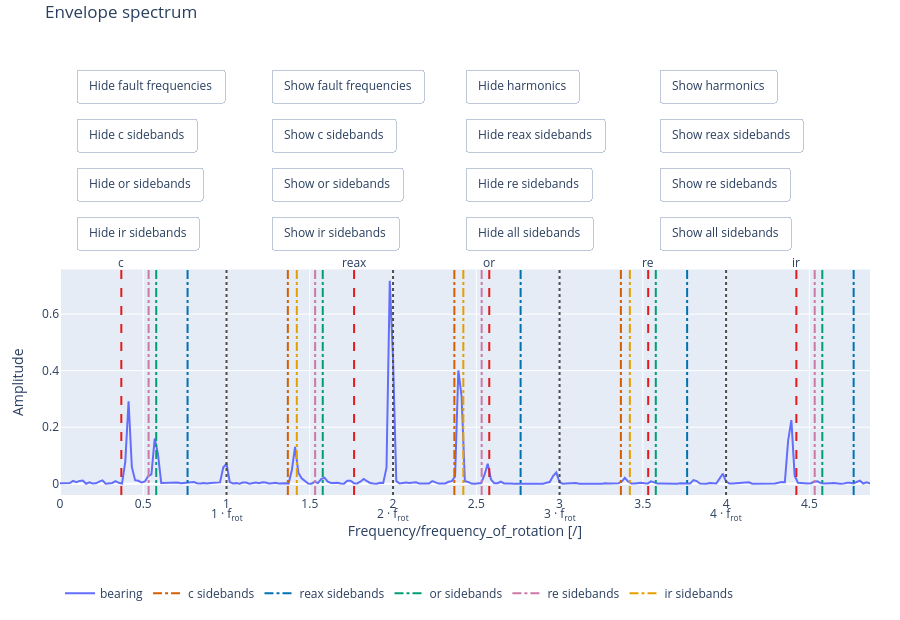

The notebook cell saved with this chart:
### Markdown cell above
![envelope_spectrum](https://raw.githubusercontent.com/ladisk/pyBearing/main/images/envelope_spectrum.png)

## Show bands / harmonics on envelope spectrum

It is also possible to add harmonics / sidebands vlines to the plot using methods `plot_harmonics` and `plot_bands`. Buttons provide interactivity with plot to determine why some of the components in the spectrum exists.

### Code cell
figure = plot_envelope_spectrum(freq, Pxx_envelope, frequency_of_rotation, fault_frequencies, normalise=normalise)
figure = plot_harmonics(figure, frequency_of_rotation, 5, normalise=normalise)
figure = plot_bands(figure, frequency_of_rotation, fault_frequencies, 3, normalise=normalise)
figure.show()

### Figure 1 — Plotly figure (JSON) as saved in the notebook; plotly's stock layout.template omitted (floating-point values rounded to 4 significant figures; data arrays with more than 128 entries replaced by an {"elided": "..."} marker saying what was removed)
{"data": [{"mode": "lines", "name": "bearing", "type": "scatter", "x": {"elided": "32001 float values"}, "y": {"elided": "32001 float values"}}, {"hoverinfo": "skip", "legendgroup": "f_cage sidebands", "line": {"color": "#d55e00", "dash": "dashdot"}, "mode": "lines", "name": "c sidebands", "type": "scatter", "x": [null], "y": [null]}, {"hoverinfo": "skip", "legendgroup": "f_rolling_element_about_axis sidebands", "line": {"color": "#0072b2", "dash": "dashdot"}, "mode": "lines", "name": "reax sidebands", "type": "scatter", "x": [null], "y": [null]}, {"hoverinfo": "skip", "legendgroup": "f_outer_ring sidebands", "line": {"color": "#009e73", "dash": "dashdot"}, "mode": "lines", "name": "or sidebands", "type": "scatter", "x": [null], "y": [null]}, {"hoverinfo": "skip", "legendgroup": "f_rolling_element sidebands", "line": {"color": "#cc79a7", "dash": "dashdot"}, "mode": "lines", "name": "re sidebands", "type": "scatter", "x": [null], "y": [null]}, {"hoverinfo": "skip", "legendgroup": "f_inner_ring sidebands", "line": {"color": "#e69f00", "dash": "dashdot"}, "mode": "lines", "name": "ir sidebands", "type": "scatter", "x": [null], "y": [null]}], "layout": {"annotations": [{"showarrow": false, "text": "c", "x": 0.3683, "xref": "x", "y": 0.5, "yref": "paper", "yshift": 0}, {"showarrow": false, "text": "reax", "x": 1.766, "xref": "x", "y": 0.5, "yref": "paper", "yshift": 0}, {"showarrow": false, "text": "or", "x": 2.578, "xref": "x", "y": 0.5, "yref": "paper", "yshift": 0}, {"showarrow": false, "text": "re", "x": 3.532, "xref": "x", "y": 0.5, "yref": "paper", "yshift": 0}, {"showarrow": false, "text": "ir", "x": 4.422, "xref": "x", "y": 0.5, "yref": "paper", "yshift": 0}, {"showarrow": false, "text": "1 · f<sub>rot</sub>", "x": 1, "xref": "x", "y": 0, "yref": "paper", "yshift": -30}, {"showarrow": false, "text": "2 · f<sub>rot</sub>", "x": 2, "xref": "x", "y": 0, "yref": "paper", "yshift": -30}, {"showarrow": false, "text": "3 · f<sub>rot</sub>", "x": 3, "xref": "x", "y": 0, "yref": "paper", "yshift": -30}, {"showarrow": false, "text": "4 · f<sub>rot</sub>", "x": 4, "xref": "x", "y": 0, "yref": "paper", "yshift": -30}, {"showarrow": false, "text": "5 · f<sub>rot</sub>", "x": 5, "xref": "x", "y": 0, "yref": "paper", "yshift": -30}], "height": 620, "legend": {"orientation": "h", "x": 0, "xanchor": "left", "y": -0.18, "yanchor": "top"}, "margin": {"b": 95, "l": 60, "r": 30, "t": 30}, "meta": {"normalise": true}, "shapes": [{"line": {"color": "#e41a1c", "dash": "dash"}, "type": "line", "x0": 0.3683, "x1": 0.3683, "xref": "x", "y0": 0, "y1": 1, "yref": "y domain"}, {"line": {"color": "#e41a1c", "dash": "dash"}, "type": "line", "x0": 1.766, "x1": 1.766, "xref": "x", "y0": 0, "y1": 1, "yref": "y domain"}, {"line": {"color": "#e41a1c", "dash": "dash"}, "type": "line", "x0": 2.578, "x1": 2.578, "xref": "x", "y0": 0, "y1": 1, "yref": "y domain"}, {"line": {"color": "#e41a1c", "dash": "dash"}, "type": "line", "x0": 3.532, "x1": 3.532, "xref": "x", "y0": 0, "y1": 1, "yref": "y domain"}, {"line": {"color": "#e41a1c", "dash": "dash"}, "type": "line", "x0": 4.422, "x1": 4.422, "xref": "x", "y0": 0, "y1": 1, "yref": "y domain"}, {"line": {"color": "#4d4d4d", "dash": "dot"}, "type": "line", "x0": 1, "x1": 1, "xref": "x", "y0": 0, "y1": 1, "yref": "y domain"}, {"line": {"color": "#4d4d4d", "dash": "dot"}, "type": "line", "x0": 2, "x1": 2, "xref": "x", "y0": 0, "y1": 1, "yref": "y domain"}, {"line": {"color": "#4d4d4d", "dash": "dot"}, "type": "line", "x0": 3, "x1": 3, "xref": "x", "y0": 0, "y1": 1, "yref": "y domain"}, {"line": {"color": "#4d4d4d", "dash": "dot"}, "type": "line", "x0": 4, "x1": 4, "xref": "x", "y0": 0, "y1": 1, "yref": "y domain"}, {"line": {"color": "#4d4d4d", "dash": "dot"}, "type": "line", "x0": 5, "x1": 5, "xref": "x", "y0": 0, "y1": 1, "yref": "y domain"}, {"line": {"color": "#d55e00", "dash": "dashdot"}, "type": "line", "x0": 1.368, "x1": 1.368, "xref": "x", "y0": 0, "y1": 1, "yref": "y domain"}, {"line": {"color": "#d55e00", "dash": "dashdot"}, "type": "line", "x0": 2.368, "x1": 2.368, "xref": "x", "y0": 0, "y1": 1, "yref": "y domain"}, {"line": {"color": "#d55e00", "dash": "dashdot"}, "type": "line", "x0": 3.368, "x1": 3.368, "xref": "x", "y0": 0, "y1": 1, "yref": "y domain"}, {"line": {"color": "#0072b2", "dash": "dashdot"}, "type": "line", "x0": 0.7661, "x1": 0.7661, "xref": "x", "y0": 0, "y1": 1, "yref": "y domain"}, {"line": {"color": "#0072b2", "dash": "dashdot"}, "type": "line", "x0": 2.766, "x1": 2.766, "xref": "x", "y0": 0, "y1": 1, "yref": "y domain"}, {"line": {"color": "#0072b2", "dash": "dashdot"}, "type": "line", "x0": 3.766, "x1": 3.766, "xref": "x", "y0": 0, "y1": 1, "yref": "y domain"}, {"line": {"color": "#0072b2", "dash": "dashdot"}, "type": "line", "x0": 4.766, "x1": 4.766, "xref": "x", "y0": 0, "y1": 1, "yref": "y domain"}, {"line": {"color": "#009e73", "dash": "dashdot"}, "type": "line", "x0": 1.578, "x1": 1.578, "xref": "x", "y0": 0, "y1": 1, "yref": "y domain"}, {"line": {"color": "#009e73", "dash": "dashdot"}, "type": "line", "x0": 3.578, "x1": 3.578, "xref": "x", "y0": 0, "y1": 1, "yref": "y domain"}, {"line": {"color": "#009e73", "dash": "dashdot"}, "type": "line", "x0": 0.5779, "x1": 0.5779, "xref": "x", "y0": 0, "y1": 1, "yref": "y domain"}, {"line": {"color": "#009e73", "dash": "dashdot"}, "type": "line", "x0": 4.578, "x1": 4.578, "xref": "x", "y0": 0, "y1": 1, "yref": "y domain"}, {"line": {"color": "#009e73", "dash": "dashdot"}, "type": "line", "x0": 5.578, "x1": 5.578, "xref": "x", "y0": 0, "y1": 1, "yref": "y domain"}, {"line": {"color": "#cc79a7", "dash": "dashdot"}, "type": "line", "x0": 2.532, "x1": 2.532, "xref": "x", "y0": 0, "y1": 1, "yref": "y domain"}, {"line": {"color": "#cc79a7", "dash": "dashdot"}, "type": "line", "x0": 4.532, "x1": 4.532, "xref": "x", "y0": 0, "y1": 1, "yref": "y domain"}, {"line": {"color": "#cc79a7", "dash": "dashdot"}, "type": "line", "x0": 1.532, "x1": 1.532, "xref": "x", "y0": 0, "y1": 1, "yref": "y domain"}, {"line": {"color": "#cc79a7", "dash": "dashdot"}, "type": "line", "x0": 5.532, "x1": 5.532, "xref": "x", "y0": 0, "y1": 1, "yref": "y domain"}, {"line": {"color": "#cc79a7", "dash": "dashdot"}, "type": "line", "x0": 0.5322, "x1": 0.5322, "xref": "x", "y0": 0, "y1": 1, "yref": "y domain"}, {"line": {"color": "#cc79a7", "dash": "dashdot"}, "type": "line", "x0": 6.532, "x1": 6.532, "xref": "x", "y0": 0, "y1": 1, "yref": "y domain"}, {"line": {"color": "#e69f00", "dash": "dashdot"}, "type": "line", "x0": 3.422, "x1": 3.422, "xref": "x", "y0": 0, "y1": 1, "yref": "y domain"}, {"line": {"color": "#e69f00", "dash": "dashdot"}, "type": "line", "x0": 5.422, "x1": 5.422, "xref": "x", "y0": 0, "y1": 1, "yref": "y domain"}, {"line": {"color": "#e69f00", "dash": "dashdot"}, "type": "line", "x0": 2.422, "x1": 2.422, "xref": "x", "y0": 0, "y1": 1, "yref": "y domain"}, {"line": {"color": "#e69f00", "dash": "dashdot"}, "type": "line", "x0": 6.422, "x1": 6.422, "xref": "x", "y0": 0, "y1": 1, "yref": "y domain"}, {"line": {"color": "#e69f00", "dash": "dashdot"}, "type": "line", "x0": 1.422, "x1": 1.422, "xref": "x", "y0": 0, "y1": 1, "yref": "y domain"}, {"line": {"color": "#e69f00", "dash": "dashdot"}, "type": "line", "x0": 7.422, "x1": 7.422, "xref": "x", "y0": 0, "y1": 1, "yref": "y domain"}], "title": {"text": "Envelope spectrum", "y": 0.99, "yanchor": "top"}, "updatemenus": [{"buttons": [{"args": [{"annotations[0].visible": false, "annotations[1].visible": false, "annotations[2].visible": false, "annotations[3].visible": false, "annotations[4].visible": false, "shapes[0].visible": false, "shapes[1].visible": false, "shapes[2].visible": false, "shapes[3].visible": false, "shapes[4].visible": false}], "label": "Hide fault frequencies", "method": "relayout"}], "direction": "right", "pad": {"b": 2, "r": 10, "t": 2}, "showactive": false, "type": "buttons", "x": 0.02, "xanchor": "left", "y": 0.92, "yanchor": "top"}, {"buttons": [{"args": [{"annotations[0].visible": true, "annotations[1].visible": true, "annotations[2].visible": true, "annotations[3].visible": true, "annotations[4].visible": true, "shapes[0].visible": true, "shapes[1].visible": true, "shapes[2].visible": true, "shapes[3].visible": true, "shapes[4].visible": true}], "label": "Show fault frequencies", "method": "relayout"}], "direction": "right", "pad": {"b": 2, "r": 10, "t": 2}, "showactive": false, "type": "buttons", "x": 0.26, "xanchor": "left", "y": 0.92, "yanchor": "top"}, {"buttons": [{"args": [{"annotations[5].visible": false, "annotations[6].visible": false, "annotations[7].visible": false, "annotations[8].visible": false, "annotations[9].visible": false, "shapes[5].visible": false, "shapes[6].visible": false, "shapes[7].visible": false, "shapes[8].visible": false, "shapes[9].visible": false}], "label": "Hide harmonics", "method": "relayout"}], "direction": "right", "pad": {"b": 2, "r": 10, "t": 2}, "showactive": false, "type": "buttons", "x": 0.5, "xanchor": "left", "y": 0.92, "yanchor": "top"}, {"buttons": [{"args": [{"annotations[5].visible": true, "annotations[6].visible": true, "annotations[7].visible": true, "annotations[8].visible": true, "annotations[9].visible": true, "shapes[5].visible": true, "shapes[6].visible": true, "shapes[7].visible": true, "shapes[8].visible": true, "shapes[9].visible": true}], "label": "Show harmonics", "method": "relayout"}], "direction": "right", "pad": {"b": 2, "r": 10, "t": 2}, "showactive": false, "type": "buttons", "x": 0.74, "xanchor": "left", "y": 0.92, "yanchor": "top"}, {"buttons": [{"args": [{"shapes[10].visible": false, "shapes[11].visible": false, "shapes[12].visible": false}], "label": "Hide c sidebands", "method": "relayout"}], "direction": "right", "pad": {"b": 2, "r": 10, "t": 2}, "showactive": false, "type": "buttons", "x": 0.02, "xanchor": "left", "y": 0.815, "yanchor": "top"}, {"buttons": [{"args": [{"shapes[10].visible": true, "shapes[11].visible": true, "shapes[12].visible": true}], "label": "Show c sidebands", "method": "relayout"}], "direction": "right", "pad": {"b": 2, "r": 10, "t": 2}, "showactive": false, "type": "buttons", "x": 0.26, "xanchor": "left", "y": 0.815, "yanchor": "top"}, {"buttons": [{"args": [{"shapes[13].visible": false, "shapes[14].visible": false, "shapes[15].visible": false, "shapes[16].visible": false}], "label": "Hide reax sidebands", "method": "relayout"}], "direction": "right", "pad": {"b": 2, "r": 10, "t": 2}, "showactive": false, "type": "buttons", "x": 0.5, "xanchor": "left", "y": 0.815, "yanchor": "top"}, {"buttons": [{"args": [{"shapes[13].visible": true, "shapes[14].visible": true, "shapes[15].visible": true, "shapes[16].visible": true}], "label": "Show reax sidebands", "method": "relayout"}], "direction": "right", "pad": {"b": 2, "r": 10, "t": 2}, "showactive": false, "type": "buttons", "x": 0.74, "xanchor": "left", "y": 0.815, "yanchor": "top"}, {"buttons": [{"args": [{"shapes[17].visible": false, "shapes[18].visible": false, "shapes[19].visible": false, "shapes[20].visible": false, "shapes[21].visible": false}], "label": "Hide or sidebands", "method": "relayout"}], "direction": "right", "pad": {"b": 2, "r": 10, "t": 2}, "showactive": false, "type": "buttons", "x": 0.02, "xanchor": "left", "y": 0.71, "yanchor": "top"}, {"buttons": [{"args": [{"shapes[17].visible": true, "shapes[18].visible": true, "shapes[19].visible": true, "shapes[20].visible": true, "shapes[21].visible": true}], "label": "Show or sidebands", "method": "relayout"}], "direction": "right", "pad": {"b": 2, "r": 10, "t": 2}, "showactive": false, "type": "buttons", "x": 0.26, "xanchor": "left", "y": 0.71, "yanchor": "top"}, {"buttons": [{"args": [{"shapes[22].visible": false, "shapes[23].visible": false, "shapes[24].visible": false, "shapes[25].visible": false, "shapes[26].visible": false, "shapes[27].visible": false}], "label": "Hide re sidebands", "method": "relayout"}], "direction": "right", "pad": {"b": 2, "r": 10, "t": 2}, "showactive": false, "type": "buttons", "x": 0.5, "xanchor": "left", "y": 0.71, "yanchor": "top"}, {"buttons": [{"args": [{"shapes[22].visible": true, "shapes[23].visible": true, "shapes[24].visible": true, "shapes[25].visible": true, "shapes[26].visible": true, "shapes[27].visible": true}], "label": "Show re sidebands", "method": "relayout"}], "direction": "right", "pad": {"b": 2, "r": 10, "t": 2}, "showactive": false, "type": "buttons", "x": 0.74, "xanchor": "left", "y": 0.71, "yanchor": "top"}, {"buttons": [{"args": [{"shapes[28].visible": false, "shapes[29].visible": false, "shapes[30].visible": false, "shapes[31].visible": false, "shapes[32].visible": false, "shapes[33].visible": false}], "label": "Hide ir sidebands", "method": "relayout"}], "direction": "right", "pad": {"b": 2, "r": 10, "t": 2}, "showactive": false, "type": "buttons", "x": 0.02, "xanchor": "left", "y": 0.605, "yanchor": "top"}, {"buttons": [{"args": [{"shapes[28].visible": true, "shapes[29].visible": true, "shapes[30].visible": true, "shapes[31].visible": true, "shapes[32].visible": true, "shapes[33].visible": true}], "label": "Show ir sidebands", "method": "relayout"}], "direction": "right", "pad": {"b": 2, "r": 10, "t": 2}, "showactive": false, "type": "buttons", "x": 0.26, "xanchor": "left", "y": 0.605, "yanchor": "top"}, {"buttons": [{"args": [{"shapes[10].visible": false, "shapes[11].visible": false, "shapes[12].visible": false, "shapes[13].visible": false, "shapes[14].visible": false, "shapes[15].visible": false, "shapes[16].visible": false, "shapes[17].visible": false, "shapes[18].visible": false, "shapes[19].visible": false, "shapes[20].visible": false, "shapes[21].visible": false, "shapes[22].visible": false, "shapes[23].visible": false, "shapes[24].visible": false, "shapes[25].visible": false, "shapes[26].visible": false, "shapes[27].visible": false, "shapes[28].visible": false, "shapes[29].visible": false, "shapes[30].visible": false, "shapes[31].visible": false, "shapes[32].visible": false, "shapes[33].visible": false}], "label": "Hide all sidebands", "method": "relayout"}], "direction": "right", "pad": {"b": 2, "r": 10, "t": 2}, "showactive": false, "type": "buttons", "x": 0.5, "xanchor": "left", "y": 0.605, "yanchor": "top"}, {"buttons": [{"args": [{"shapes[10].visible": true, "shapes[11].visible": true, "shapes[12].visible": true, "shapes[13].visible": true, "shapes[14].visible": true, "shapes[15].visible": true, "shapes[16].visible": true, "shapes[17].visible": true, "shapes[18].visible": true, "shapes[19].visible": true, "shapes[20].visible": true, "shapes[21].visible": true, "shapes[22].visible": true, "shapes[23].visible": true, "shapes[24].visible": true, "shapes[25].visible": true, "shapes[26].visible": true, "shapes[27].visible": true, "shapes[28].visible": true, "shapes[29].visible": true, "shapes[30].visible": true, "shapes[31].visible": true, "shapes[32].visible": true, "shapes[33].visible": true}], "label": "Show all sidebands", "method": "relayout"}], "direction": "right", "pad": {"b": 2, "r": 10, "t": 2}, "showactive": false, "type": "buttons", "x": 0.74, "xanchor": "left", "y": 0.605, "yanchor": "top"}], "xaxis": {"range": [0, 4.864], "title": {"text": "Frequency/frequency_of_rotation [/]"}}, "yaxis": {"domain": [0, 0.485], "title": {"text": "Amplitude"}}}}
